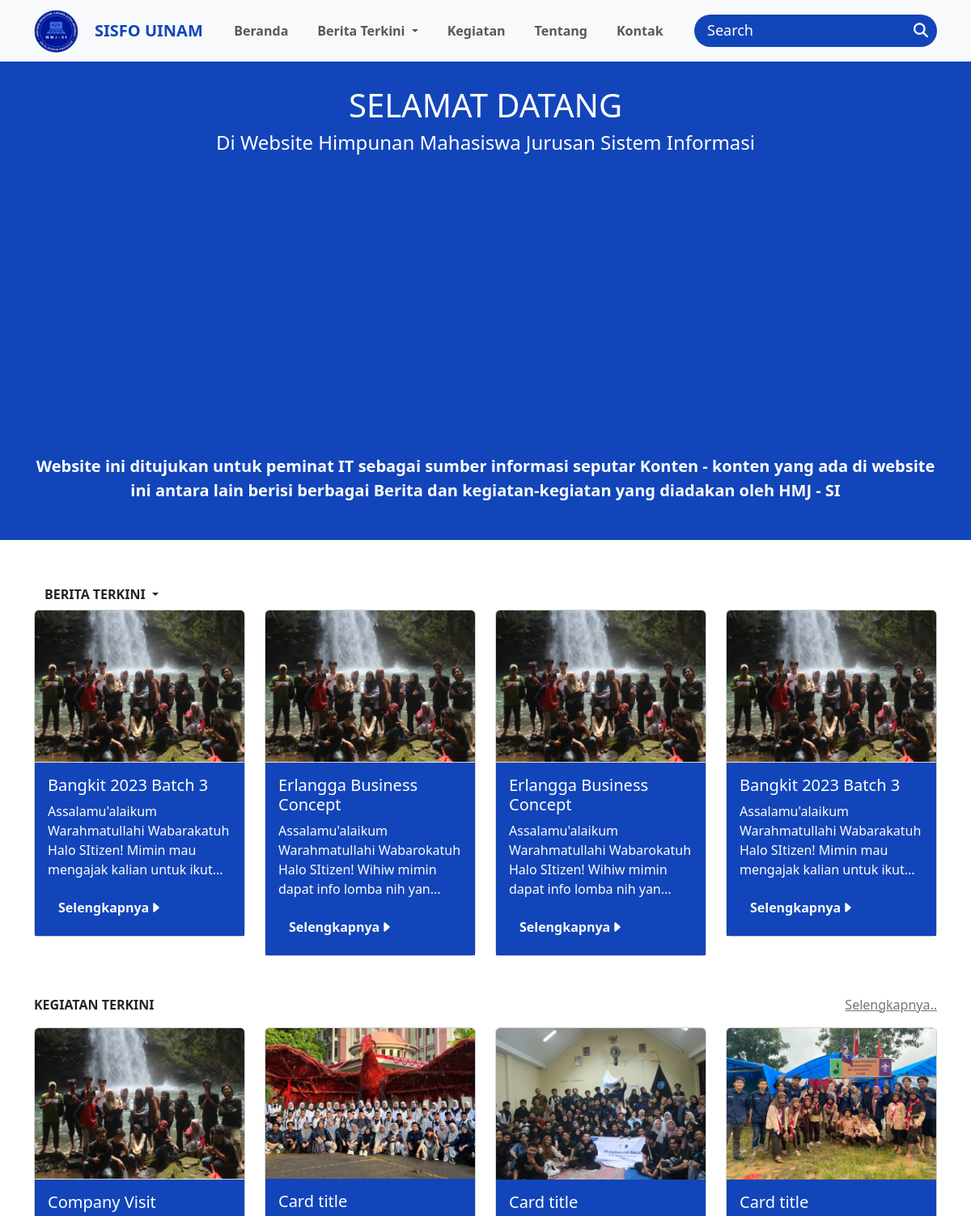
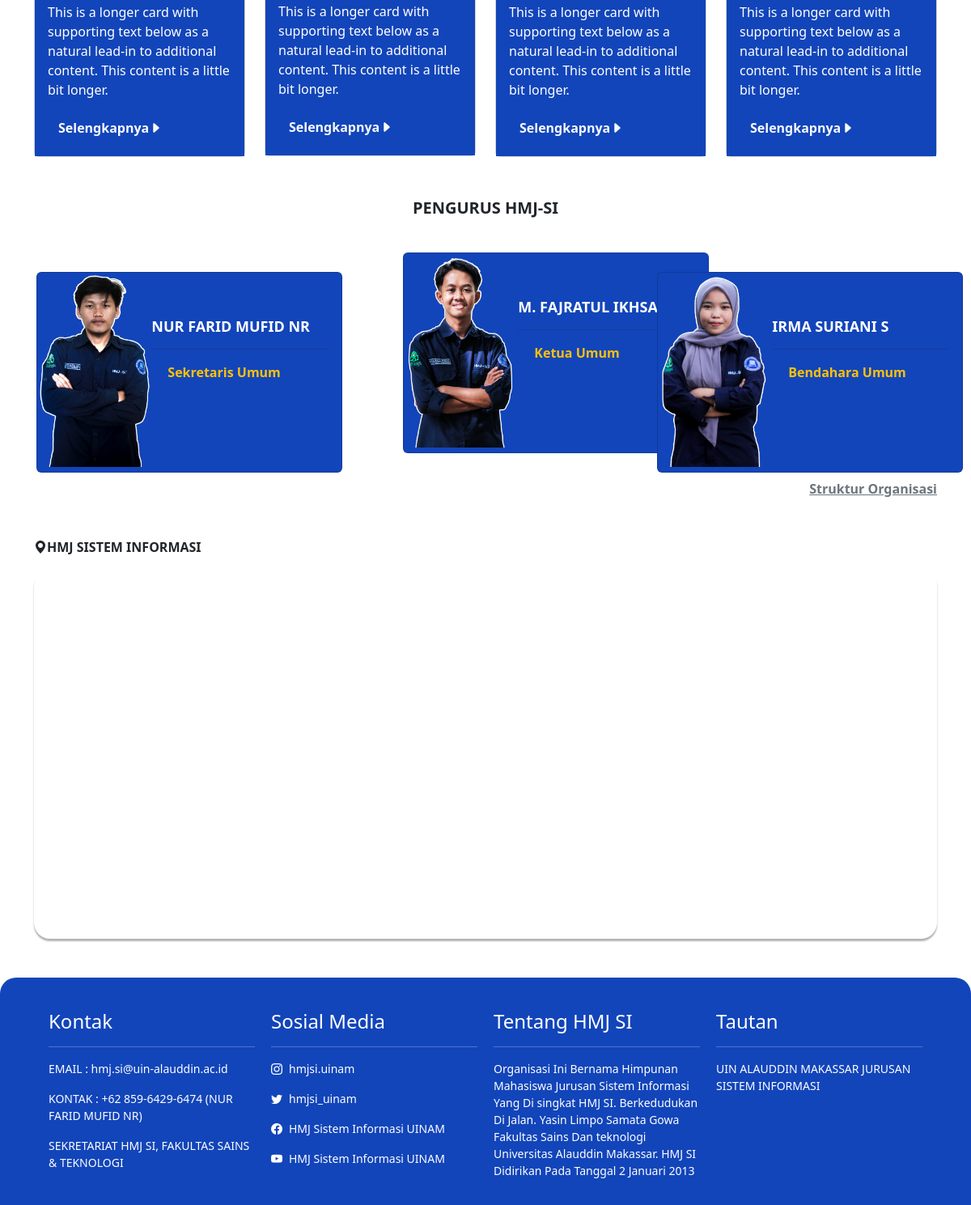
The page / on the database its author committed (2 pictures, top to bottom).
### tables this page shows
CREATE TABLE `postingan` (
  `id` int(11) NOT NULL,
  `judul` varchar(255) NOT NULL,
  `kategori` int(11) NOT NULL,
  `gambar` varchar(255) NOT NULL,
  `teks` text NOT NULL,
  `waktu` datetime DEFAULT NULL
);

### includes/p_berita.php (called while the page is built)
<?php
    $sql = "SELECT * FROM postingan where kategori = 4 ORDER BY waktu DESC";
    $result = $conn->query($sql);
?>

### pages/beranda.php (the view, shortened to what this page needs)
<div class="kotakAtas container-fluid">
        <div class="judul">
            <h1 class="text-center text-white">SELAMAT DATANG</h1>
            <h4 class="text-center text-white">Di Website Himpunan Mahasiswa Jurusan Sistem Informasi</h4>
            <p class="text-center text-white fw-bold fs-5" style="margin-top: 370px;">Website ini ditujukan untuk peminat IT sebagai sumber informasi seputar Konten - konten yang ada di website ini antara lain berisi berbagai Berita dan kegiatan-kegiatan yang diadakan oleh HMJ - SI</p>
        </div>
      </div>
      <div class="berita-terkini container mt-5">
        <div class="dropdown">
            <button class="btn dropdown-toggle fw-bold" type="button" data-bs-toggle="dropdown" aria-expanded="false">
              BERITA TERKINI
            </button>
          </div>
          <div class="berita row row-cols-1 row-cols-md-4 g-4">
          <?php
$count = 0;
if ($result->num_rows > 0) {
    while ($row = $result->fetch_assoc()) {
        if ($count >= 4) {
            break;
        }
        $length = 100;
        if (strlen($row["teks"]) > $length) {
            $shortText = substr($row["teks"], 0, $length) . "...";
        } else {
            $shortText = $row["teks"];
        }
?>
        <div class="col">
            <div class="card">
                <img src="./assets/image/IMG_9181 1.png" class="card-img-top" alt="...">
                <div class="card-body">
                    <h5 class="card-title"><?php echo $row["judul"]; ?> </h5>
                    <p class="card-text"><?php echo $shortText; ?></p>
                    <div class="tombol">
                        <a href="company-visit.html" class="btn fw-bold text-light">Selengkapnya<i class="bi bi-caret-right-fill"></i></a>
                    </div>
                </div>
            </div>
        </div>
<?php
        $count++;
    }
}
?>
          </div>
      </div>
      <div class="kegiatan-terkini container">
        <div class="atas mt-5 d-flex justify-content-between">
            <p class="fw-bold">KEGIATAN TERKINI</p>
            <a href="kegiatan.html" class="text-secondary" style="text-decoration: underline;">Selengkapnya..</a>
        </div>
        <div class="kegiatan row row-cols-1 row-cols-md-4 g-4">
            <div class="col">
              <div class="card">
                <img src="./assets/image/IMG_9181 1.png" class="card-img-top" alt="...">
                <div class="card-body">
                  <h5 class="card-title">Company Visit</h5>
                  <p class="card-text">This is a longer card with supporting text below as a natural lead-in to additional content. This content is a little bit longer.</p>
                  <div class="tombol">
                       <a href="company-visit.html" class="btn fw-bold text-light">Selengkapnya<i class="bi bi-caret-right-fill"></i></a>
                  </div>
                </div>
              </div>
            </div>
            <div class="col">
              <div class="card">
                <img src="./assets/image/WhatsApp Image 2022-08-31 at 17.36.png" class="card-img-top" alt="gambar bersama">
                <div class="card-body">
                  <h5 class="card-title">Card title</h5>
                  <p class="card-text">This is a longer card with supporting text below as a natural lead-in to additional content. This content is a little bit longer.</p>
                  <div class="tombol">
                    <a href="#" class="btn fw-bold text-light">Selengkapnya<i class="bi bi-caret-right-fill"></i></a>
               </div>
                </div>
              </div>
            </div>
            <div class="col">
                <div class="card">
                    <img src="./assets/image/IMG_1075.png" class="card-img-top" alt="gambar bersama">
                    <div class="card-body">
                      <h5 class="card-title">Card title</h5>
                      <p class="card-text">This is a longer card with supporting text below as a natural lead-in to additional content. This content is a little bit longer.</p>
                      <div class="tombol">
                        <a href="#" class="btn fw-bold text-light">Selengkapnya<i class="bi bi-caret-right-fill"></i></a>
                   </div>
                    </div>
                  </div>
            </div>
            <div class="col">
              <div class="card">
                <img src="./assets/image/IMG_4846 1.png" class="card-img-top" alt="...">
                <div class="card-body">
                  <h5 class="card-title">Card title</h5>
                  <p class="card-text">This is a longer card with supporting text below as a natural lead-in to additional content. This content is a little bit longer.</p>
                  <div class="tombol">
                    <a href="#" class="btn fw-bold text-light">Selengkapnya<i class="bi bi-caret-right-fill"></i></a>
               </div>
                </div>
              </div>
            </div>
          </div>
      </div>
      <div class="pengurus container">
        <p class="text-center fw-bold mt-5 fs-5">PENGURUS HMJ-SI</p>
        <div class="container">
            <div class="big-3 container">
              <div class="row row-cols-1 row-cols-md-4 row-cols-sm-4 g-4 m-auto">
                <div class="fajratul col">
                    <div class="presidum card">
                      <div class="row g-0">
                        <div class="col-md-4">
                          <img src="./assets/image/1.png" class="presidum card-img-top" alt="...">
                        </div>
                        <div class="col-md-8">
                          <div class="card-body">
                            <h5 class="nama card-title text-white fw-bold">M. FAJRATUL IKHSAN</h5>
                          <hr>
                          <p class="deskripsi card-text text-warning fw-bold">Ketua Umum</p>
                          </div>
                        </div>
                      </div>
                    </div>
                  </div>
                  <div class="farid col mt-5">
                    <div class="presidum card">
                      <div class="row g-0">
                        <div class="col-md-4">
                          <img src="./assets/image/3.png" class="presidum card-img-top" alt="...">
                        </div>
                        <div class="col-md-8">
                          <div class="card-body">
                            <h5 class="nama card-title text-white fw-bold">NUR FARID MUFID NR</h5>
                            <hr>
                            <p class="deskripsi card-text text-warning fw-bold">Sekretaris Umum</p>
                          </div>
                        </div>
                      </div>
                    </div>
                  </div>
                  <div class="irma col mt-5">
                    <div class="presidum card">
                      <div class="row g-0">
                        <div class="col-md-4">
                          <img src="./assets/image/2.png" class="presidum card-img-top" alt="...">
                        </div>
                        <div class="col-md-8">
                          <div class="card-body">
                            <h5 class="nama card-title text-white fw-bold">IRMA SURIANI S</h5>
                          <hr>
                          <p class="deskripsi card-text text-warning fw-bold">Bendahara Umum</p>
                          </div>
                        </div>
                      </div>
                    </div>
                  </div>
              </div>
            </div>
          </div>
            <a class="text-secondary fw-bold float-end mt-2" style="text-decoration: underline;" href="tentang.html">Struktur Organisasi</a>
      </div>
      <div class="peta container mt-5">
        <p class="fw-bold"><i class="bi bi-geo-alt-fill"></i>HMJ SISTEM INFORMASI</p>
        <div class="maps embed-responsive embed-responsive-2by1">
          <iframe src="https://www.google.com/maps/embed?pb=!1m18!1m12!1m3!1d3973.3602177171547!2d119.49512881544499!3d-5.205954353927998!2m3!1f0!2f0!3f0!3m2!1i1024!2i768!4f13.1!3m3!1m2!1s0x2dbee3a40ef0aa8f%3A0xad3e30fed1b78902!2sSekretariat%20HMJ%20Sistem%20Informasi%20UINAM!5e0!3m2!1sen!2sid!4v1680202270809!5m2!1sen!2sid" width="600" height="450" style="border:0;" allowfullscreen="" loading="lazy"></iframe>
        </div>
      </div>

### layouts/header.php (shortened to what this page needs)
<!DOCTYPE html>
<html lang="en"><head>
    <link rel="stylesheet" href="https://cdn.jsdelivr.net/npm/bootstrap-icons@1.10.3/font/bootstrap-icons.css">
    <link rel="stylesheet" href="https://cdn.jsdelivr.net/npm/bootstrap@5.3.0-alpha2/dist/css/bootstrap.min.css">
    <link rel="stylesheet" href="./assets/css/gaya.css">
</head>
<body>
    <div class="kontainer container-fluid">
      <nav class="navbar navbar-expand-lg bg-body-tertiary">
        <div class="nav-con container d-flex justify-content-center-around ">
          <a href="index.html"><img class="logo-nav" src="./assets/image/logo hmjsi.png" alt="logo"></a>
          <a href="index.html" class="nama-nav fs-5" style="text-decoration: none; font-weight: 850;">SISFO UINAM</a>
          <div class="collapse navbar-collapse" id="navbarScroll">
  <ul class="navbar-nav m-auto my-2 my-lg-0 navbar-nav-scroll" style="--bs-scroll-height: 100px;">
    <li id="peding" class="nav-item">
      <a class="nav-link fw-bold" href="index.php?page=beranda">Beranda</a>
    </li>
    <li id="peding" class="nav-item dropdown">
      <a class="nav-link dropdown-toggle fw-bold" href="#" role="button" data-bs-toggle="dropdown" aria-expanded="false">
        Berita Terkini
      </a>
    </li>
    <li id="peding" class="nav-item">
      <a class="nav-link fw-bold" href="index.php?page=kegiatan">Kegiatan</a>
    </li>
    <li id="peding" class="nav-item">
      <a class="nav-link fw-bold" href="index.php?page=tentang">Tentang</a>
    </li>
    <li id="peding" class="nav-item">
      <a class="nav-link fw-bold" href="index.php?page=kontak">Kontak</a>
    </li>
  </ul>
</div>
          <div class="searchbox">
              <table class="contentSearch">
                <tr>
                  <td>
                    <input class="Search" type="text" placeholder="Search">
                  </td>
                  <td>
                    <a href="#"><i class="ikon-cari fa-solid fa-magnifying-glass"></i></a>
                  </td>
                </tr>
              </table>
        </div>
        </div>
      </nav>

### index.php (shortened to what this page needs)
 <?php
  include_once "includes/koneksi.php";
  include_once "layouts/header.php";
  $page = isset($_GET['page']) ? $_GET['page'] : 'beranda';
  include_once "includes/p_berita.php";
  switch ($page) {
    case 'beranda':
      include_once "pages/beranda.php";
      break;
  }
  include_once "layouts/footer.php";
?>

### layouts/footer.php (shortened to what this page needs)
      <footer class="mt-5">
            <ul>
                <li class="kontak">
                    <h4>Kontak</h4>
                    <hr>
                    <p>EMAIL : hmj.si@uin-alauddin.ac.id</p>
                    <p>KONTAK : +62 859-6429-6474 (NUR FARID MUFID NR)</p>
                    <p>SEKRETARIAT HMJ SI, FAKULTAS SAINS &amp; TEKNOLOGI</p>
                </li>
                <li class="sosmed">
                    <h4>Sosial Media</h4>
                    <hr>
                    <div class="sosmed">
                      <p><a href="https://www.instagram.com/hmjsi.uinam/"><i class="bi bi-instagram me-2"></i>hmjsi.uinam</a></p>
                      <p><a href="https://twitter.com/hmjsi_uinam"><i class="bi bi-twitter me-2"></i>hmjsi_uinam</a></p>
                      <p><a href="https://www.facebook.com/hmjsi.uinam"><i class="bi bi-facebook me-2"></i>HMJ Sistem Informasi UINAM</a></p>
                      <p><a href="https://www.youtube.com/@hmjsisteminformasiuinam8821"><i class="bi bi-youtube me-2"></i>HMJ Sistem Informasi UINAM</a></p>
                    </div>
                </li>
                <li class="tentang">
                    <h4>Tentang HMJ SI</h4>
                    <hr>
                    <p>Organisasi Ini Bernama Himpunan Mahasiswa Jurusan
                        Sistem Informasi Yang Di singkat HMJ SI. Berkedudukan Di Jalan. Yasin Limpo Samata Gowa Fakultas Sains Dan teknologi Universitas Alauddin Makassar.
                        HMJ SI Didirikan Pada Tanggal 2 Januari 2013</p>
                </li>
                <li class="tautan">
                    <h4>Tautan</h4>
                    <hr>
                    <p>UIN ALAUDDIN MAKASSAR
                    JURUSAN SISTEM INFORMASI</p>
                </li>
            </ul>
      </footer>
    </div>
</body>
</html>

### assets/css/gaya.css (style rules this page uses)
body { overflow-x: hidden; margin: 0px; padding: 0px; }
.kontainer { padding: 0%; min-height: 100vh; display: flex; flex-direction: column; justify-content: space-between; }
.logo-nav { width: 55px; height: 60px; margin-right: 20px; }
.nama-nav { color: #1245ba; }
.searchbox { position: relative; width: 300px; height: 40px; padding: 0px 10px; border-radius: 50px; background-color: #1245ba; }
.contentSearch { width: 100%; height: 100%; vertical-align: middle; }
.Search { background-color: #1245ba; border: none; height: 40%; width: 100%; padding: 0px 5px; font-size: 18px; color: #ffff; font-weight: 500; }
.ikon-cari { font-size: 18px; color: white; }
.kotakAtas { position: relative; padding: 30px; background-color: #1245ba; }
.berita .card-body { color: white; background-color: #1245ba; }
.kegiatan .card-body { color: white; background-color: #1245ba; }
.big-3 .card { width: 378px; height: 248px; background-color: #1245ba; }
.big-3 .card img { width: 140px; height: 240px; }
footer { width: 100%; height: auto; background-color: #1245ba; border-radius: 20px 20px 0 0; }
footer ul { padding-left: 50px; padding-right: 50px; color: white; list-style: none; display: flex; justify-content: space-around; }
footer li { padding-left: 10px; padding-right: 10px; width: 500px; }
footer ul li { padding-top: 40px; }
footer ul li p { font-size: 14px; }
footer .sosmed p a { text-decoration: none; color: white; }
#peding { padding-left: 10px; padding-right: 10px; }
.pengurus .nama { font-size: 18px; margin-top: 40px; }
.pengurus .deskripsi { margin-left: 20px; }
.fajratul { margin-left: 420px; }
.farid { margin-left: -720px; }
.irma { margin-left: 500px; }
.peta .maps { border-radius: 20px 20px 20px 20px; box-shadow: 0px 3px 2px 0px rgba(0, 0, 0, 0.3); }
.peta .maps iframe { border-radius: 20px 20px 20px 20px; width: 100%; }
.tentang { border-radius: 10px 10px 20px 20px; }
.collapse { margin: auto; }

### rows shown on the page
postingan: judul "Bangkit 2023 Batch 3", teks "Assalamu'alaikum Warahmatullahi Wabarakatuh Halo SItizen! Mimin mau mengajak kalian untuk ikut..."
postingan: judul "Erlangga Business Concept", teks "Assalamu'alaikum Warahmatullahi Wabarokatuh Halo SItizen! Wihiw mimin dapat info lomba nih yan..."
postingan: judul "Erlangga Business Concept", teks "Assalamu'alaikum Warahmatullahi Wabarokatuh Halo SItizen! Wihiw mimin dapat info lomba nih yan..."
postingan: judul "Bangkit 2023 Batch 3", teks "Assalamu'alaikum Warahmatullahi Wabarakatuh Halo SItizen! Mimin mau mengajak kalian untuk ikut..."
